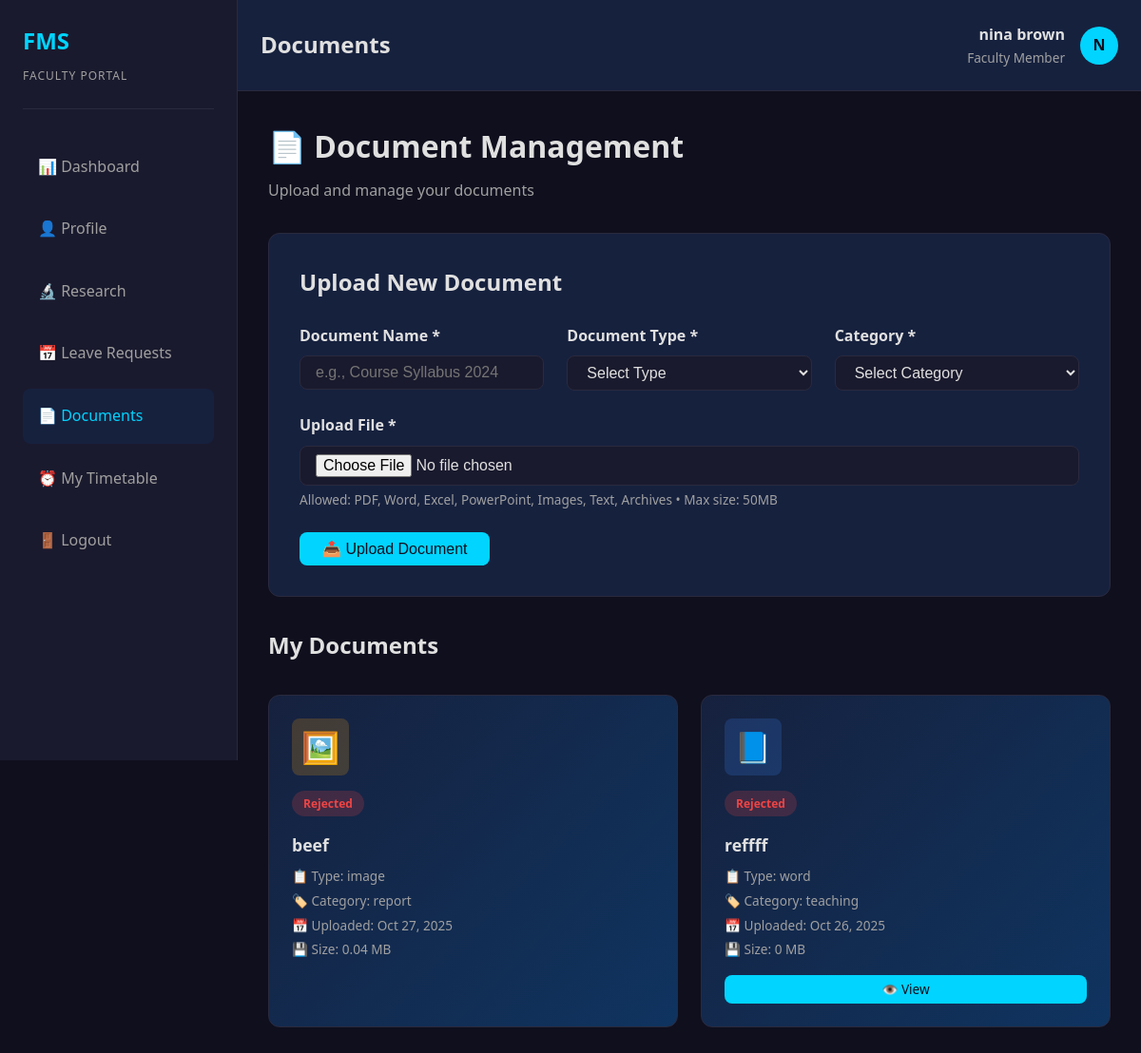
The page /faculty_css/faculty/documents.php (signed in) on the database its author committed.
### tables this page shows
CREATE TABLE `faculty` (
  `faculty_id` int(11) NOT NULL,
  `name` varchar(100) NOT NULL,
  `email` varchar(100) NOT NULL,
  `password` varchar(255) NOT NULL,
  `position` varchar(100) DEFAULT NULL,
  `department` varchar(100) DEFAULT NULL,
  `education` varchar(255) DEFAULT NULL,
  `contact` varchar(20) DEFAULT NULL,
  `profile_photo` varchar(255) DEFAULT NULL,
  `created_at` timestamp NULL DEFAULT current_timestamp(),
  `updated_at` timestamp NULL DEFAULT current_timestamp() ON UPDATE current_timestamp()
);

CREATE TABLE `documents` (
  `document_id` int(11) NOT NULL,
  `version_number` int(11) DEFAULT 1,
  `parent_document_id` int(11) DEFAULT NULL,
  `faculty_id` int(11) DEFAULT NULL,
  `document_name` varchar(255) NOT NULL,
  `document_type` varchar(50) DEFAULT NULL,
  `file_path` varchar(255) DEFAULT NULL,
  `category` varchar(100) DEFAULT NULL,
  `status` enum('pending','approved','rejected') DEFAULT 'pending',
  `uploaded_date` timestamp NULL DEFAULT current_timestamp(),
  `approval_date` timestamp NULL DEFAULT NULL,
  `approved_by` int(11) DEFAULT NULL,
  `is_template` tinyint(1) DEFAULT 0,
  `is_latest` tinyint(1) DEFAULT 1,
  `file_size` varchar(50) DEFAULT NULL,
  `file_name` varchar(255) NOT NULL
);

### faculty_css/config/session.php (called while the page is built, shortened)
<?php
function isLoggedIn() {
    return isset($_SESSION['user_id']) && isset($_SESSION['user_type']);
}
function getCurrentUser($conn) {
    $user_id = $_SESSION['user_id'];
    $user_type = $_SESSION['user_type'];
    $query = $user_type === 'admin'
        ? "SELECT * FROM admins WHERE admin_id = ?"
        : "SELECT * FROM faculty WHERE faculty_id = ?";
    $stmt = $conn->prepare($query);
    $stmt->bind_param("i", $user_id);
    $stmt->execute();
    $result = $stmt->get_result();
    return $result->fetch_assoc();
}
?>

### faculty_css/faculty/documents.php (the view, shortened to what this page needs)
<?php
$page_title = 'Documents';
require_once 'header.php';
require_once '../config/database.php';
$faculty_id = $_SESSION['faculty_id'] ?? 0;
$stmt = $conn->prepare("SELECT * FROM documents WHERE faculty_id = ? ORDER BY uploaded_date DESC");
$stmt->bind_param("i", $faculty_id);
$stmt->execute();
$documents_list = $stmt->get_result();
?>
<div class="page-header">
    <h2>📄 Document Management</h2>
    <p style="color: var(--text-secondary);">Upload and manage your documents</p>
</div>
<div class="form-container">
    <h3>Upload New Document</h3>
    <form method="POST" enctype="multipart/form-data">
        <div class="form-row">
            <div class="form-group">
                <label for="document_name">Document Name *</label>
                <input type="text" id="document_name" name="document_name" placeholder="e.g., Course Syllabus 2024" required>
            </div>
            <div class="form-group">
                <label for="document_type">Document Type *</label>
                <select id="document_type" name="document_type" required>
                    <option value="">Select Type</option>
                </select>
            </div>
            <div class="form-group">
                <label for="category">Category *</label>
                <select id="category" name="category" required>
                    <option value="">Select Category</option>
                </select>
            </div>
        </div>
        <div class="form-group">
            <label for="document_file">Upload File *</label>
            <div class="file-input-wrapper">
                <input type="file" id="document_file" name="document_file" required
                       accept=".pdf,.doc,.docx,.xls,.xlsx,.ppt,.pptx,.txt,.jpg,.jpeg,.png,.gif,.zip,.rar">
            </div>
            <small>Allowed: PDF, Word, Excel, PowerPoint, Images, Text, Archives • Max size: 50MB</small>
        </div>
        <button type="submit" name="upload_document" class="btn btn-primary">📤 Upload Document</button>
    </form>
</div>
<h3 style="margin-bottom: var(--spacing-lg);">My Documents</h3>
<?php if ($documents_list->num_rows === 0): ?>
    <div class="no-documents">
        <p style="font-size: 1.2rem; margin-bottom: var(--spacing-sm);">📂 No documents yet</p>
        <p>Upload your first document using the form above</p>
    </div>
<?php else: ?>
    <div class="documents-grid">
        <?php while ($document = $documents_list->fetch_assoc()):
            $icon = '📄';
            $icon_class = 'icon-other';
            if (stripos($document['document_type'], 'pdf') !== false) {
                $icon = '📕';
                $icon_class = 'icon-pdf';
            } elseif (stripos($document['document_type'], 'word') !== false) {
                $icon = '📘';
                $icon_class = 'icon-word';
            } elseif (stripos($document['document_type'], 'excel') !== false) {
                $icon = '📗';
                $icon_class = 'icon-excel';
            } elseif (stripos($document['document_type'], 'image') !== false) {
                $icon = '🖼️';
                $icon_class = 'icon-image';
            } elseif (stripos($document['document_type'], 'powerpoint') !== false) {
                $icon = '📙';
                $icon_class = 'icon-other';
            }
            $file_size_mb = isset($document['file_size']) ? round($document['file_size'] / 1024 / 1024, 2) : 0;
        ?>
        <div class="document-card">
            <div class="document-icon <?php echo $icon_class; ?>">
                <?php echo $icon; ?>
            </div>
            <span class="status-badge status-<?php echo htmlspecialchars($document['status']); ?>">
                <?php echo ucfirst($document['status']); ?>
            </span>
            <div class="document-title" title="<?php echo htmlspecialchars($document['document_name']); ?>">
                <?php echo htmlspecialchars($document['document_name']); ?>
            </div>
            <div class="document-meta">
                <span>📋 Type: <?php echo htmlspecialchars($document['document_type']); ?></span>
                <span>🏷️ Category: <?php echo htmlspecialchars($document['category']); ?></span>
                <span>📅 Uploaded: <?php echo date('M d, Y', strtotime($document['uploaded_date'])); ?></span>
                <span>💾 Size: <?php echo $file_size_mb; ?> MB</span>
            </div>
            <div class="action-buttons">
                <?php
                $file_path = '../' . $document['file_path'];
                if (file_exists($file_path)):
                ?>
                <a href="view-document.php?id=<?php echo $document['document_id']; ?>"
                   class="btn btn-primary btn-sm" target="_blank">👁️ View</a>
                <?php endif; ?>
            </div>
        </div>
        <?php endwhile; ?>
    </div>
<?php endif; ?>
<?php require_once 'footer.php'; ?>

### faculty_css/faculty/header.php (shortened to what this page needs)
<?php
require_once '../config/database.php';
require_once '../config/session.php';
$current_user = getCurrentUser($conn);
?>
<!DOCTYPE html>
<html lang="en">
<head>
    <link rel="stylesheet" href="../assets/css/style.css">
</head>
<body>
    <div class="faculty-layout">
        <aside class="sidebar">
            <div class="sidebar-header">
                <div class="sidebar-logo">FMS</div>
                <div class="sidebar-subtitle">Faculty Portal</div>
            </div>
            <ul class="sidebar-menu">
                <li><a href="dashboard.php" class="<?php echo basename($_SERVER['PHP_SELF']) === 'dashboard.php' ? 'active' : ''; ?>">📊 Dashboard</a></li>
                <li><a href="profile.php" class="<?php echo basename($_SERVER['PHP_SELF']) === 'profile.php' ? 'active' : ''; ?>">👤 Profile</a></li>
                <li><a href="research.php" class="<?php echo basename($_SERVER['PHP_SELF']) === 'research.php' ? 'active' : ''; ?>">🔬 Research</a></li>
                <li><a href="leave.php" class="<?php echo basename($_SERVER['PHP_SELF']) === 'leave.php' ? 'active' : ''; ?>">📅 Leave Requests</a></li>
                <li><a href="documents.php" class="<?php echo basename($_SERVER['PHP_SELF']) === 'documents.php' ? 'active' : ''; ?>">📄 Documents</a></li>
                <li><a href="timetable.php" class="<?php echo basename($_SERVER['PHP_SELF']) === 'timetable.php' ? 'active' : ''; ?>">⏰ My Timetable</a></li>
                <li><a href="../logout.php">🚪 Logout</a></li>
            </ul>
        </aside>
        <div class="main-content">
            <div class="topbar">
                <div class="topbar-title"><?php echo isset($page_title) ? $page_title : 'Dashboard'; ?></div>
                <div class="topbar-user">
                    <div class="user-info">
                    <div class="user-name"><?php echo isset($current_user['name']) ? htmlspecialchars($current_user['name']) : 'Unknown User'; ?></div>
                        <div class="user-role">Faculty Member</div>
                    </div>
                    <div class="user-avatar"><?php echo isset($current_user['name']) ? strtoupper(substr($current_user['name'], 0, 1)) : '?'; ?></div>
                </div>
            </div>
            <div class="content">

### faculty_css/assets/css/style.css (style rules this page uses)
:root { --primary: #1a1a2e; --primary-light: #16213e; --primary-dark: #0f3460; --accent: #00d4ff; --accent-hover: #00b8d4; --accent-light: #00e5ff; --bg-dark: #0f0f1e; --bg-secondary: #1a1a2e; --text-primary: #e0e0e0; --text-secondary: #a0a0a0; --border-color: #2a2a3e; --success: #10b981; --warning: #f59e0b; --danger: #ef4444; --info: #3b82f6; --spacing-xs: 0.25rem; --spacing-sm: 0.5rem; --spacing-md: 1rem; --spacing-lg: 1.5rem; --spacing-xl: 2rem; --spacing-2xl: 3rem; --radius-sm: 0.375rem; --radius-md: 0.5rem; --radius-lg: 0.75rem; --radius-xl: 1rem; --transition: all 0.3s ease; }
* { margin: 0; padding: 0; box-sizing: border-box; }
html, body { font-family: "Segoe UI", Tahoma, Geneva, Verdana, sans-serif; background-color: var(--bg-dark); color: var(--text-primary); line-height: 1.6; }
h1, h2, h3, h4, h5, h6 { font-weight: 600; margin-bottom: var(--spacing-md); color: var(--text-primary); }
h2 { font-size: 1.75rem; }
h3 { font-size: 1.5rem; }
p { margin-bottom: var(--spacing-md); color: var(--text-secondary); }
a { color: var(--accent); text-decoration: none; transition: var(--transition); }
.btn { display: inline-block; padding: var(--spacing-sm) var(--spacing-lg); border: none; border-radius: var(--radius-md); font-size: 1rem; cursor: pointer; transition: var(--transition); font-weight: 500; text-align: center; text-decoration: none; }
.btn-primary { background-color: var(--accent); color: var(--bg-dark); }
.btn-sm { padding: var(--spacing-xs) var(--spacing-md); font-size: 0.875rem; }
.form-group { margin-bottom: var(--spacing-lg); }
label { display: block; margin-bottom: var(--spacing-sm); font-weight: 500; color: var(--text-primary); }
input[type="text"], input[type="email"], input[type="password"], input[type="date"], input[type="time"], input[type="number"], select, textarea { width: 100%; padding: var(--spacing-sm) var(--spacing-md); border: 1px solid var(--border-color); border-radius: var(--radius-md); background-color: var(--primary-light); color: var(--text-primary); font-size: 1rem; transition: var(--transition); }

### faculty_css/faculty/header.php (style rules this page uses)
.faculty-layout { display: flex; min-height: 100vh; }
.sidebar { width: 250px; background-color: var(--primary); border-right: 1px solid var(--border-color); padding: var(--spacing-lg); position: fixed; height: 100vh; overflow-y: auto; }
.sidebar-header { margin-bottom: var(--spacing-xl); padding-bottom: var(--spacing-lg); border-bottom: 1px solid var(--border-color); }
.sidebar-logo { font-size: 1.5rem; font-weight: 700; color: var(--accent); margin-bottom: var(--spacing-sm); }
.sidebar-subtitle { font-size: 0.75rem; color: var(--text-secondary); text-transform: uppercase; letter-spacing: 1px; }
.sidebar-menu { list-style: none; }
.sidebar-menu li { margin-bottom: var(--spacing-sm); }
.sidebar-menu a { display: block; padding: var(--spacing-md) var(--spacing-md); color: var(--text-secondary); border-radius: var(--radius-md); transition: var(--transition); text-decoration: none; }
.sidebar-menu a:hover, .sidebar-menu a.active { background-color: var(--primary-light); color: var(--accent); }
.main-content { margin-left: 250px; flex: 1; display: flex; flex-direction: column; }
.topbar { background-color: var(--primary-light); border-bottom: 1px solid var(--border-color); padding: var(--spacing-lg); display: flex; justify-content: space-between; align-items: center; }
.topbar-title { font-size: 1.5rem; font-weight: 600; color: var(--text-primary); }
.topbar-user { display: flex; align-items: center; gap: var(--spacing-md); }
.user-info { text-align: right; }
.user-name { font-weight: 600; color: var(--text-primary); }
.user-role { font-size: 0.85rem; color: var(--text-secondary); }
.user-avatar { width: 40px; height: 40px; border-radius: 50%; background-color: var(--accent); display: flex; align-items: center; justify-content: center; color: var(--bg-dark); font-weight: 700; }
.content { flex: 1; padding: var(--spacing-xl); overflow-y: auto; }

### rows shown on the page
faculty: name "nina brown", name "N"
documents: document_type "🖼️", status "Rejected", document_name "beef", document_type "image", category "report", uploaded_date "Oct 27, 2025", file_size "0.04"
documents: document_type "📘", status "Rejected", document_name "reffff", document_type "word", category "teaching", uploaded_date "Oct 26, 2025", file_size "0"

### other values the page prints
$page_title "Documents"
